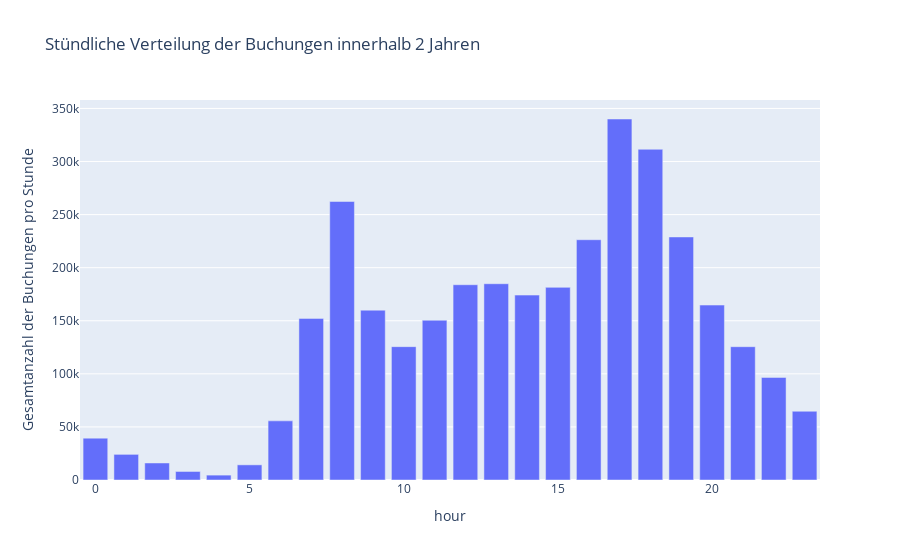

Notebook code cell kept with this figure:
### Code cell
hourly_sum = df_hourly.groupby(df_hourly["hour"]).agg({"Bookings": "sum"})
fig = px.bar(hourly_sum, title="Stündliche Verteilung der Buchungen innerhalb 2 Jahren", labels= {"value" : "Gesamtanzahl der Buchungen pro Stunde", "datetime": "Uhrzeit in Stunde"})
fig.update_layout(showlegend=False)

### Figure 1 — Plotly figure (JSON) as saved in the notebook; plotly's stock layout.template omitted (floating-point values rounded to 4 significant figures)
{"data": [{"alignmentgroup": "True", "hovertemplate": "variable=Bookings<br>hour=%{x}<br>Gesamtanzahl der Buchungen pro Stunde=%{y}<extra></extra>", "legendgroup": "Bookings", "marker": {"color": "#636efa", "pattern": {"shape": ""}}, "name": "Bookings", "offsetgroup": "Bookings", "orientation": "v", "showlegend": true, "textposition": "auto", "type": "bar", "x": [0, 1, 2, 3, 4, 5, 6, 7, 8, 9, 10, 11, 12, 13, 14, 15, 16, 17, 18, 19, 20, 21, 22, 23], "xaxis": "x", "y": [39441, 24156, 16029, 8032, 4609, 14269, 55705, 152242, 262351, 159982, 125613, 150516, 183955, 184883, 174186, 181453, 226328, 340058, 311525, 228959, 164778, 125564, 96620, 64767], "yaxis": "y"}], "layout": {"barmode": "relative", "legend": {"title": {"text": "variable"}, "tracegroupgap": 0}, "showlegend": false, "title": {"text": "Stündliche Verteilung der Buchungen innerhalb 2 Jahren"}, "xaxis": {"anchor": "y", "domain": [0, 1], "title": {"text": "hour"}}, "yaxis": {"anchor": "x", "domain": [0, 1], "title": {"text": "Gesamtanzahl der Buchungen pro Stunde"}}}}
